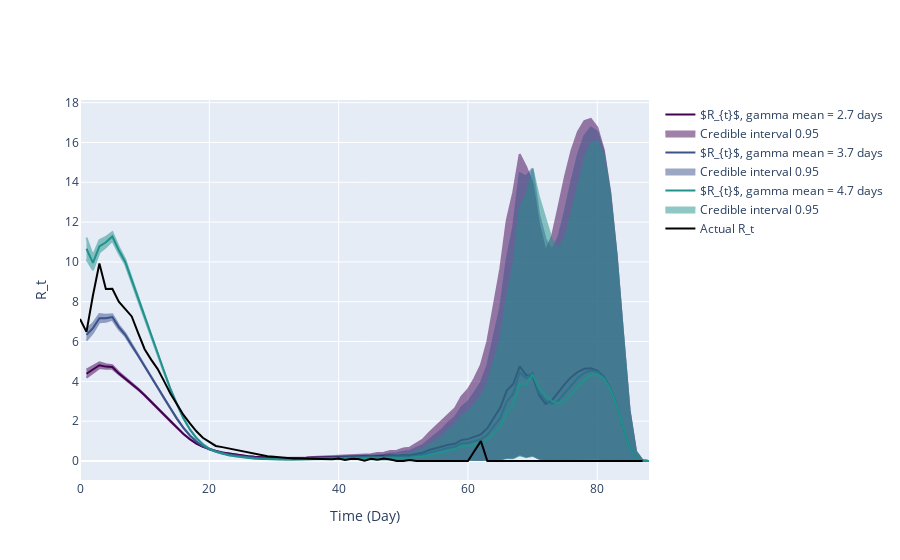

This figure's notebook cell:
### Markdown cell above
Given:

Original mean: $\mu = a \cdot b$
Original variance: $\sigma^2 = a \cdot b^2$
We want:

New mean: $\mu' = a' \cdot b' = \mu + 1$
New variance: $\sigma^2 = a' \cdot b'^2$
From the variance equation, we have: $[ a \cdot b^2 = a' \cdot b'^2 ]$

To find $a'$ and $b'$, we can use the following steps:

Express $a'$ in terms of $a$ and $b'$: $[ a' = \frac{a \cdot b^2}{b'^2} ]$

Substitute $a'$ into the new mean equation: [$ \left(\frac{a \cdot b^2}{b'^2}\right) \cdot b' = a \cdot b + 1 ]$

Simplify the equation: $[ \frac{a \cdot b^2 \cdot b'}{b'^2} = a \cdot b + 1 ] [ \frac{a \cdot b^2}{b'} = a \cdot b + 1 ]$

Solve for $b'$: $[ b' = \frac{a \cdot b^2}{a \cdot b + 1} ]$

Substitute $b'$ back to find $a'$: $[ a' = \frac{a \cdot b^2}{\left(\frac{a \cdot b^2}{a \cdot b + 1}\right)^2} ] [ a' = \frac{a \cdot b^2 \cdot (a \cdot b + 1)^2}{a^2 \cdot b^4} ] [ a' = \frac{(a \cdot b + 1)^2}{a \cdot b^2} ]$

So, the new parameters $a'$ and $b'$ are: $[ a' = \frac{(a \cdot b + 1)^2}{a \cdot b^2} ] [ b' = \frac{a \cdot b^2}{a \cdot b + 1} ]$

These adjustments will shift the mean of the distribution by 1 without changing the variance.

### Code cell
# Use incidence data to predict R_t value
theta = incidences_true_r1
end_time_point = len(theta)

a = gamma_a; b = gamma_scale
gamma_shape_list = [(a*b-1)**2/(a*b*b), a, (a*b+1)**2/(a*b*b)]
gamma_scale_list = [(a*b*b)/(a*b-1), b, (a*b*b)/(a*b+1)]

inc_data_r1 = pd.DataFrame(
    {
        'Time': np.arange(len(theta)-2),
        'Incidence Number': incidences_true_r1[2:len(theta)]
    }
)

intervals_list_r1 = []
for shape, scale in zip(gamma_shape_list, gamma_scale_list):
    gamma_pdf = gamma.pdf(x, shape, gamma_loc, scale)
    inference = branchpro.BranchProPosterior(
        inc_data=inc_data_r1,
        daily_serial_interval=gamma_pdf,
        alpha=prior_a,
        beta=prior_b)

    inference.run_inference(tau=tau)
    intervals = inference.get_intervals(central_prob=.95)
    intervals_list_r1.append(intervals)

fig = plot_multi_rt_fig(intervals_list_r1, true_rt_r1[2:-1], gamma_pdf, end_time_point)

n = 0
for i, handle in enumerate(fig.figure['data']):
    if handle['name'].startswith('Estimated'):
        mean_val = gamma_shape_list[n]*gamma_scale_list[n]
        handle['name'] = "$R_{t}$, " + f'gamma mean = {mean_val:.2g} days'
        n += 1

pio.write_image(fig.figure, 'single_plots/predicted_vs_true_rt_r1_multi.png')  
fig.show_figure()

### Figure 1 — Plotly figure (JSON) as saved in the notebook; plotly's stock layout.template omitted (floating-point values rounded to 4 significant figures; data arrays with more than 128 entries replaced by an {"elided": "..."} marker saying what was removed)
{"data": [{"line": {"color": "#440154"}, "mode": "lines", "name": "$R_{t}$, gamma mean = 2.7 days", "type": "scatter", "x": [1, 2, 3, 4, 5, 6, 7, 8, 9, 10, 11, 12, 13, 14, 15, 16, 17, 18, 19, 20, 21, 22, 23, 24, 25, 26, 27, 28, 29, 30, 31, 32, 33, 34, 35, 36, 37, 38, 39, 40, 41, 42, 43, 44, 45, 46, 47, 48, 49, 50, 51, 52, 53, 54, 55, 56, 57, 58, 59, 60, 61, 62, 63, 64, 65, 66, 67, 68, 69, 70, 71, 72, 73, 74, 75, 76, 77, 78, 79, 80, 81, 82, 83, 84, 85, 86, 87, 88], "y": [4.384, 4.596, 4.808, 4.741, 4.719, 4.4, 4.145, 3.875, 3.605, 3.299, 2.979, 2.657, 2.315, 1.98, 1.659, 1.353, 1.092, 0.8778, 0.7155, 0.5906, 0.5015, 0.4283, 0.3717, 0.3201, 0.2793, 0.2392, 0.2093, 0.1823, 0.1661, 0.1534, 0.1486, 0.1459, 0.1484, 0.1537, 0.1626, 0.1793, 0.1899, 0.2089, 0.213, 0.2275, 0.2348, 0.2403, 0.2377, 0.2368, 0.2248, 0.2498, 0.2381, 0.2829, 0.2593, 0.2969, 0.2839, 0.3642, 0.4136, 0.5536, 0.6488, 0.7207, 0.8124, 0.865, 1.055, 1.098, 1.217, 1.34, 1.647, 2.188, 2.688, 3.537, 3.864, 4.751, 4.32, 4.259, 3.314, 2.866, 3.058, 3.457, 3.871, 4.224, 4.481, 4.629, 4.657, 4.542, 4.237, 3.662, 2.802, 1.719, 0.6852, 0.1265, 0.00805, 0.0]}, {"fill": "toself", "fillcolor": "#440154", "line": {"color": "#440154"}, "mode": "lines", "name": "Credible interval 0.95", "opacity": 0.5, "showlegend": true, "type": "scatter", "x": {"elided": "176 int values"}, "y": {"elided": "176 float values"}}, {"line": {"color": "#3b528b"}, "mode": "lines", "name": "$R_{t}$, gamma mean = 3.7 days", "type": "scatter", "x": [1, 2, 3, 4, 5, 6, 7, 8, 9, 10, 11, 12, 13, 14, 15, 16, 17, 18, 19, 20, 21, 22, 23, 24, 25, 26, 27, 28, 29, 30, 31, 32, 33, 34, 35, 36, 37, 38, 39, 40, 41, 42, 43, 44, 45, 46, 47, 48, 49, 50, 51, 52, 53, 54, 55, 56, 57, 58, 59, 60, 61, 62, 63, 64, 65, 66, 67, 68, 69, 70, 71, 72, 73, 74, 75, 76, 77, 78, 79, 80, 81, 82, 83, 84, 85, 86, 87, 88], "y": [6.337, 6.675, 7.172, 7.169, 7.23, 6.723, 6.341, 5.806, 5.323, 4.784, 4.243, 3.701, 3.144, 2.616, 2.118, 1.662, 1.281, 0.9769, 0.7519, 0.5861, 0.4723, 0.3851, 0.3214, 0.2677, 0.2269, 0.1891, 0.1613, 0.1371, 0.1221, 0.1106, 0.1056, 0.103, 0.1046, 0.1088, 0.116, 0.1293, 0.1385, 0.1545, 0.1598, 0.1729, 0.1796, 0.1847, 0.1831, 0.1823, 0.1722, 0.1899, 0.1792, 0.2133, 0.1947, 0.2238, 0.2127, 0.2699, 0.3068, 0.4089, 0.4971, 0.562, 0.6675, 0.7155, 0.8799, 0.9051, 1.006, 1.094, 1.318, 1.746, 2.161, 2.994, 3.382, 4.444, 4.164, 4.421, 3.437, 3.03, 2.87, 3.05, 3.407, 3.81, 4.168, 4.426, 4.541, 4.483, 4.211, 3.652, 2.799, 1.719, 0.685, 0.1264, 0.00805, 0.0]}, {"fill": "toself", "fillcolor": "#3b528b", "line": {"color": "#3b528b"}, "mode": "lines", "name": "Credible interval 0.95", "opacity": 0.5, "showlegend": true, "type": "scatter", "x": {"elided": "176 int values"}, "y": {"elided": "176 float values"}}, {"line": {"color": "#21918c"}, "mode": "lines", "name": "$R_{t}$, gamma mean = 4.7 days", "type": "scatter", "x": [1, 2, 3, 4, 5, 6, 7, 8, 9, 10, 11, 12, 13, 14, 15, 16, 17, 18, 19, 20, 21, 22, 23, 24, 25, 26, 27, 28, 29, 30, 31, 32, 33, 34, 35, 36, 37, 38, 39, 40, 41, 42, 43, 44, 45, 46, 47, 48, 49, 50, 51, 52, 53, 54, 55, 56, 57, 58, 59, 60, 61, 62, 63, 64, 65, 66, 67, 68, 69, 70, 71, 72, 73, 74, 75, 76, 77, 78, 79, 80, 81, 82, 83, 84, 85, 86, 87, 88], "y": [10.66, 9.948, 10.78, 10.99, 11.28, 10.59, 9.995, 9.077, 8.177, 7.217, 6.282, 5.366, 4.449, 3.604, 2.83, 2.143, 1.585, 1.152, 0.8391, 0.6173, 0.4701, 0.3638, 0.2899, 0.2321, 0.1901, 0.1538, 0.1275, 0.1054, 0.09145, 0.08077, 0.07554, 0.07243, 0.07281, 0.07535, 0.08031, 0.08991, 0.09706, 0.1094, 0.1147, 0.1257, 0.1323, 0.1372, 0.1369, 0.1368, 0.1294, 0.1425, 0.1336, 0.1582, 0.1438, 0.1652, 0.1575, 0.1997, 0.2279, 0.3037, 0.3762, 0.4347, 0.5348, 0.5913, 0.7308, 0.7556, 0.8326, 0.9029, 1.071, 1.4, 1.716, 2.426, 2.821, 3.889, 3.861, 4.339, 3.659, 3.302, 3.008, 2.885, 3.038, 3.369, 3.757, 4.104, 4.326, 4.359, 4.148, 3.624, 2.787, 1.715, 0.684, 0.1263, 0.008045, 0.0]}, {"fill": "toself", "fillcolor": "#21918c", "line": {"color": "#21918c"}, "mode": "lines", "name": "Credible interval 0.95", "opacity": 0.5, "showlegend": true, "type": "scatter", "x": {"elided": "176 int values"}, "y": {"elided": "176 float values"}}, {"line": {"color": "black"}, "mode": "lines", "name": "Actual R_t", "type": "scatter", "x": [0, 1, 2, 3, 4, 5, 6, 7, 8, 9, 10, 11, 12, 13, 14, 15, 16, 17, 18, 19, 20, 21, 22, 23, 24, 25, 26, 27, 28, 29, 30, 31, 32, 33, 34, 35, 36, 37, 38, 39, 40, 41, 42, 43, 44, 45, 46, 47, 48, 49, 50, 51, 52, 53, 54, 55, 56, 57, 58, 59, 60, 61, 62, 63, 64, 65, 66, 67, 68, 69, 70, 71, 72, 73, 74, 75, 76, 77, 78, 79, 80, 81, 82, 83, 84, 85, 86, 87, 88, 89, 90], "y": [7.138, 6.487, 8.313, 9.921, 8.645, 8.647, 8.004, 7.646, 7.26, 6.421, 5.615, 5.091, 4.63, 4.012, 3.375, 2.854, 2.315, 1.887, 1.491, 1.165, 0.9397, 0.7551, 0.696, 0.627, 0.5485, 0.5047, 0.4331, 0.3598, 0.2974, 0.2349, 0.2083, 0.1818, 0.1418, 0.1311, 0.1296, 0.121, 0.1027, 0.0902, 0.1179, 0.08353, 0.1293, 0.0559, 0.1117, 0.09615, 0.01802, 0.1087, 0.05797, 0.12, 0.07895, 0.0, 0.0, 0.05263, 0.0, 0.0, 0.0, 0.0, 0.0, 0.0, 0.0, 0.0, 0.0, 0.5, 1.0, 0.0, 0.0, 0.0, 0.0, 0.0, 0.0, 0.0, 0.0, 0.0, 0.0, 0.0, 0.0, 0.0, 0.0, 0.0, 0.0, 0.0, 0.0, 0.0, 0.0, 0.0, 0.0, 0.0, 0.0, 0.0]}], "layout": {"hovermode": "x unified", "xaxis": {"title": {"text": "Time (Day)"}}, "yaxis": {"title": {"text": "R_t"}}}}
